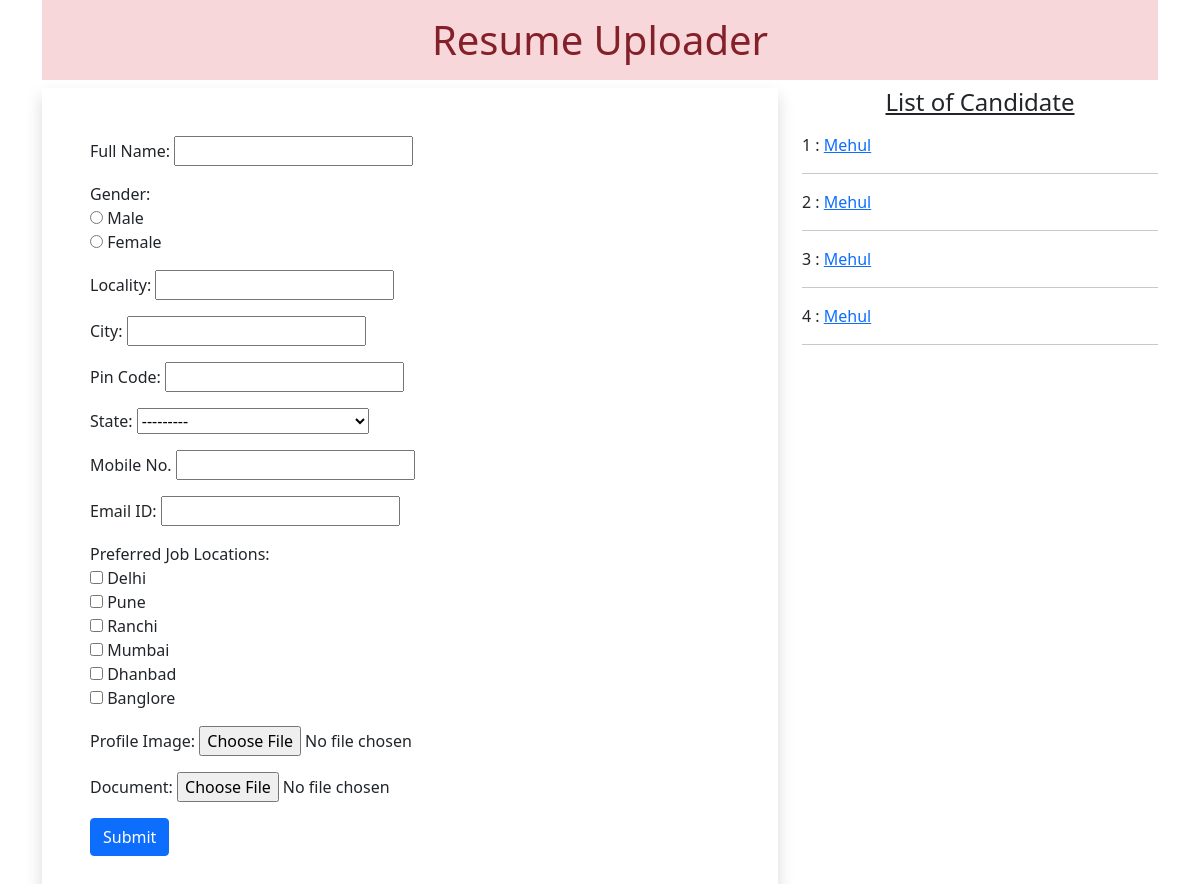
The page / on the database its author committed.
### app/models.py (models this page shows)
class Resume(models.Model):
    name=models.CharField(max_length=100)
    gender=models.CharField(max_length=50)
    locality=models.CharField(max_length=50)
    city=models.CharField(max_length=50)
    pin=models.PositiveIntegerField()
    state=models.CharField(choices=STATE_CHOICE,max_length=50)
    mobile=models.PositiveIntegerField()
    email=models.EmailField()
    job_city=models.CharField(max_length=50)
    profile_image=models.ImageField(upload_to='profile_images',blank=True,null=True)
    my_file=models.FileField(upload_to='doc',blank=True)

### app/views.py (the view, shortened to what this page needs)
# urls.py: path("",views.HomeView.as_view(),name='home'),
class HomeView(View):
    def get(self, request):
        form = ResumeForm()
        candidates = Resume.objects.all()
        return render(request, 'app/home.html', {'candidates': candidates, 'form': form})

### app/forms.py
class ResumeForm(forms.ModelForm):
    gender=forms.ChoiceField(choices=GENDER_CHOICES,widget=forms.RadioSelect)
    job_city=forms.MultipleChoiceField(label='Preferred Job Locations',choices=JOB_CITY_CHOICE,widget=forms.CheckboxSelectMultiple)
    class Meta:
        model=Resume
        fields = ['name','gender', 'locality', 'city', 'pin', 'state', 'mobile', 'email', 'job_city', 'profile_image', 'my_file']
        labels = {'name':'Full Name','pin':'Pin Code', 'mobile':'Mobile No.', 'email':'Email ID', 'profile_image':'Profile Image', 'my_file':'Document'}
    widgets = {
   'name':forms.TextInput(attrs={'class':'form-control'}),
   'locality':forms.TextInput(attrs={'class':'form-control'}),
   'city':forms.TextInput(attrs={'class':'form-control'}),
   'pin':forms.NumberInput(attrs={'class':'form-control'}),
   'state':forms.Select(attrs={'class':'form-select'}),
   'mobile':forms.NumberInput(attrs={'class':'form-control'}),
   'email':forms.EmailInput(attrs={'class':'form-control'}),
  }

### app/templates/app/home.html (shortened to what this page needs)
<!DOCTYPE html>
{% load static %}
<html lang="en">
<head>
 <link href="https://cdn.jsdelivr.net/npm/bootstrap@5.0.0-beta2/dist/css/bootstrap.min.css" rel="stylesheet">
 <link rel="stylesheet" href="//code.jquery.com/ui/1.12.1/themes/base/jquery-ui.css">
 <link rel="stylesheet" href="{% static 'myapp/css/style.css' %}">
</head>
<body>
 <div class="container mb-5">
  <h1 class="alert-danger text-center p-3">Resume Uploader</h1>
  <div class="row">
   <div class="col-sm-8">
    <form action="" method="post" enctype="multipart/form-data" class="shadow p-5">
     {% for fm in form %}
       <div class="form-group mb-3">
       {{fm.label_tag}} {{fm}} <small class="text-danger">{{fm.errors|striptags}}</small>
       </div>
     {% endfor %}
     <input type="submit" value="Submit" class="btn btn-primary">
    </form>
   </div>
   <div class="col-sm-4">
    <h4 class="text-center mb-3"><u>List of Candidate</u></h4>
    {% for candidate in candidates %}
     {{candidate.id}} : <a href="{% url 'candidate' candidate.id %}">{{candidate.name}}</a>
     <hr>
    {% endfor %}
   </div>
  </div>
 </div>
</body>
</html>

### app/templates/app/static/app/css/style.css (style rules this page uses)
#id_gender,#id_job_city { list-style-type:none; }

### rows shown on the page
Resume: id "1", name "Mehul"
Resume: id "2", name "Mehul"
Resume: id "3", name "Mehul"
Resume: id "4", name "Mehul"

### other values the page prints
{{ fm.label_tag }} "Full Name:" "Gender:" "Locality:" "City:" "Pin Code:" "State:" "Mobile No." "Email ID:" "Preferred Job Locations:" "Profile Image:" "Document:"
